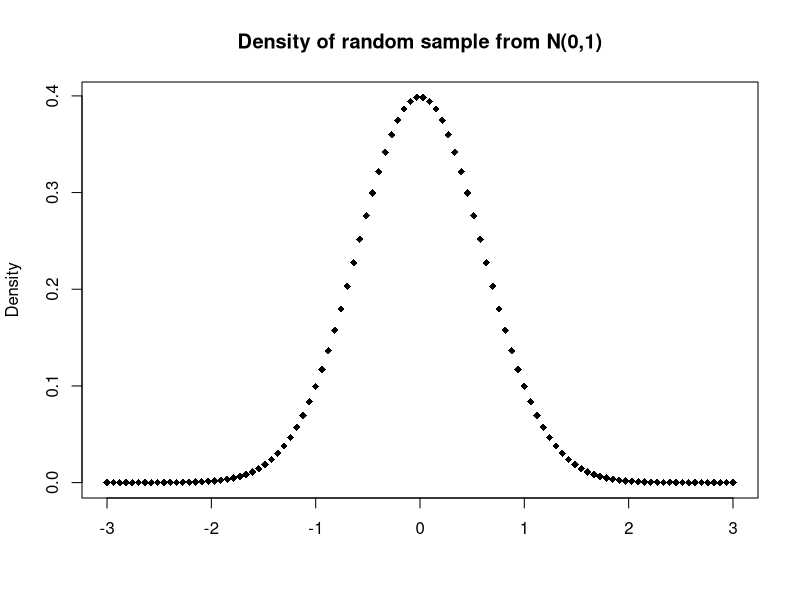
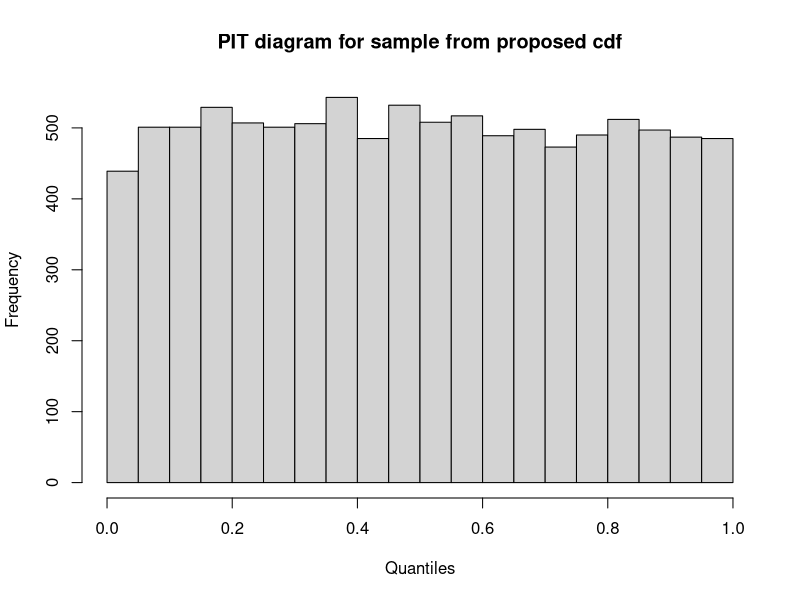
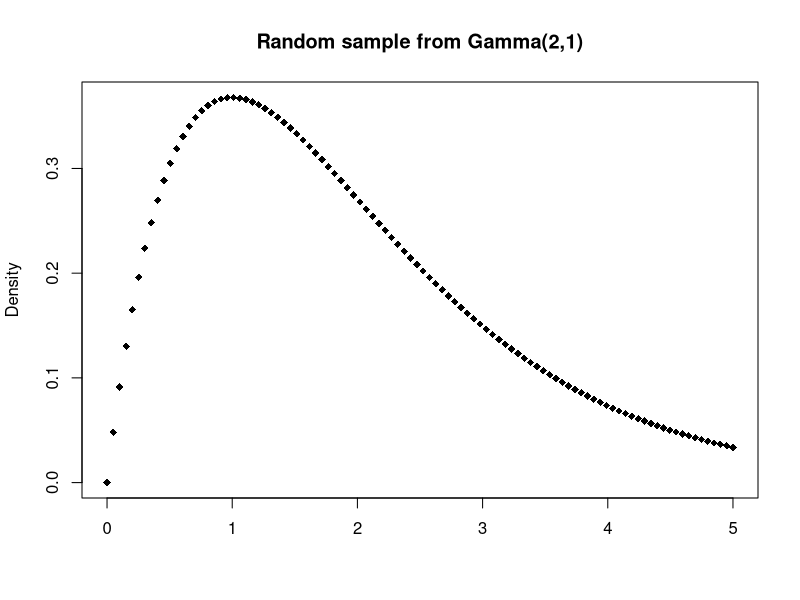
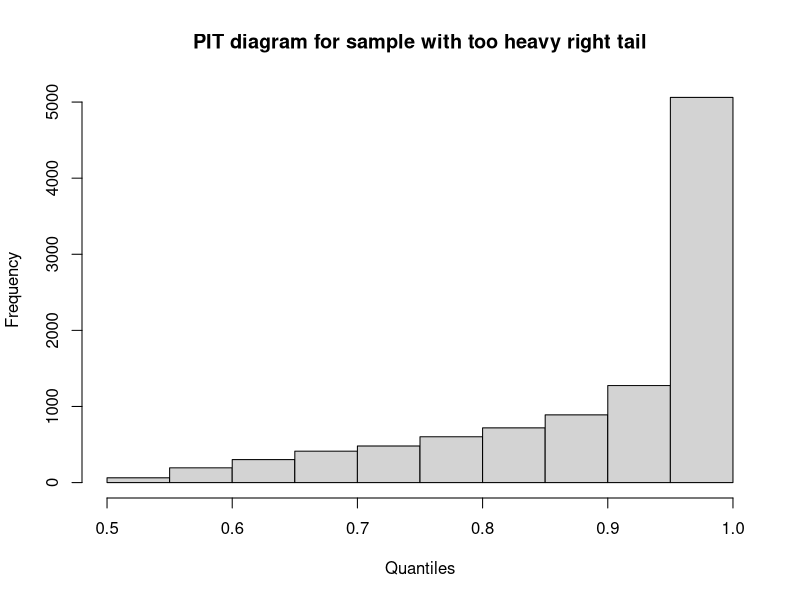
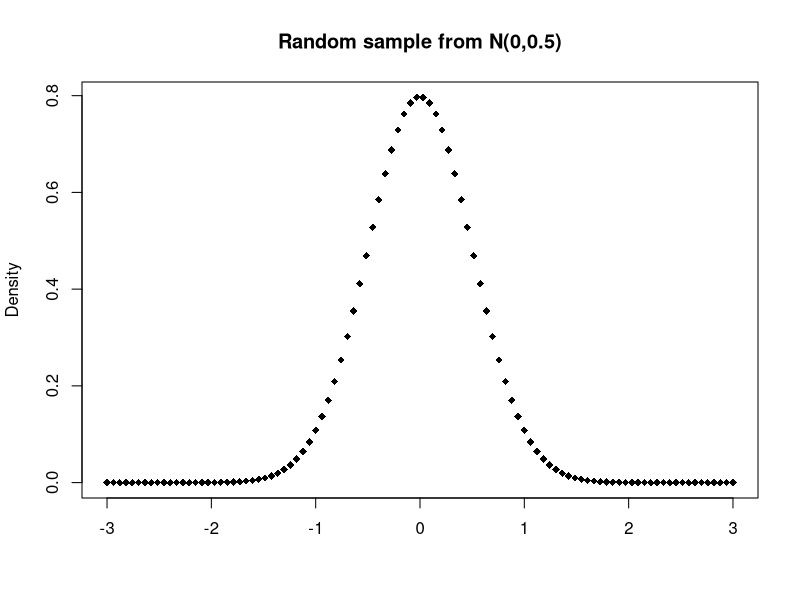
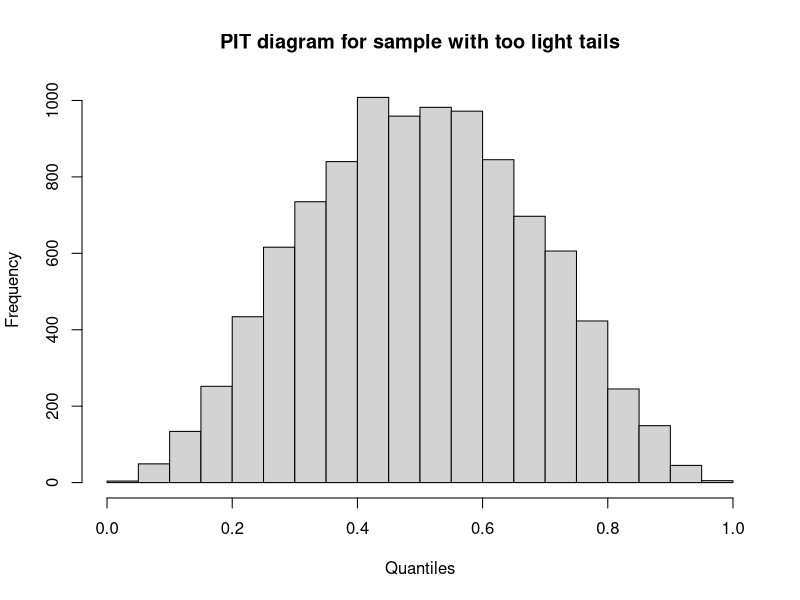
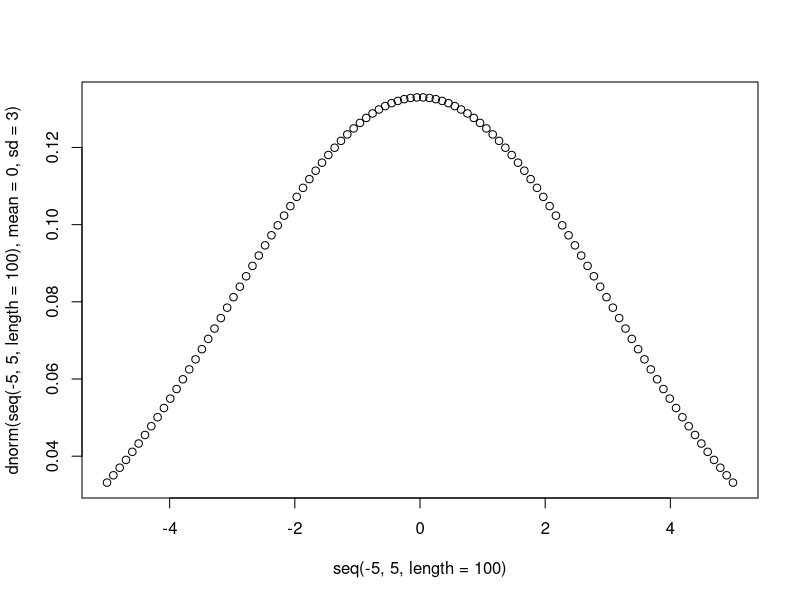
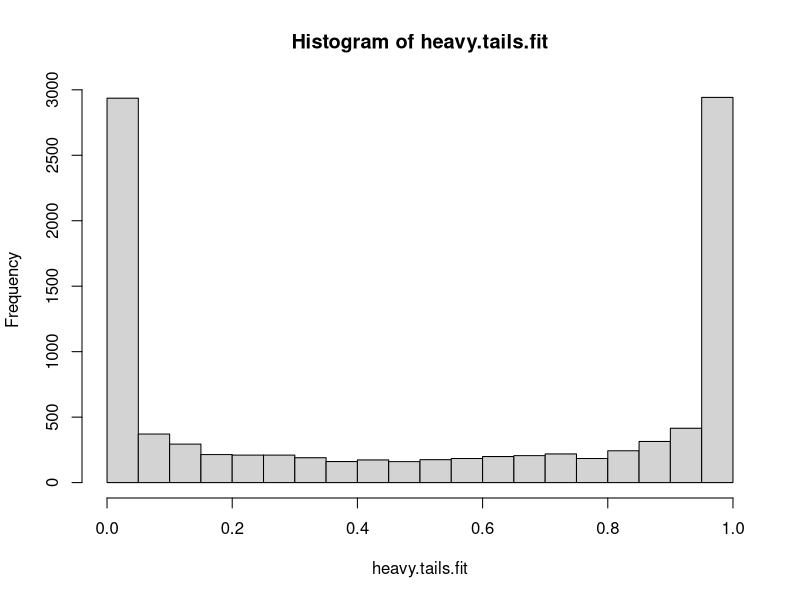

Write R code to recreate these figures, in order.


### True cdf
norm.sample <- rnorm(10000)

plot(seq(-3,3, length=100),dnorm(seq(-5,5, length=100),mean=0,sd=1),
     xlab=" ", ylab="Density",main="Density of random sample from N(0,1)", pch=18)
dev.copy(pdf,'~/figures/Theory/NormalSample.pdf') # Save the plot
dev.off()

good.fit.norm <- pnorm(norm.sample)
hist(good.fit.norm,
     main="PIT diagram for sample from proposed cdf", xlab="Quantiles")
dev.copy(pdf,'~/figures/Theory/PITtrueFit.pdf') # Save the plot
dev.off()

# alternative to quantiles: F({y_1, ... y_n})

### Heavy right tail
gamma.sample <- rgamma(10000, shape=2, scale=1)

plot(seq(0,5, length=100),dgamma(seq(0,5, length=100),shape=2,scale=1),
     pch=18, xlab=" ", ylab="Density", main="Random sample from Gamma(2,1)")
dev.copy(pdf,'~/figures/Theory/HeavyTailSample.pdf') # Save the plot
dev.off()

heavy.tail.fit <- pnorm(gamma.sample)
hist(heavy.tail.fit,
     main="PIT diagram for sample with too heavy right tail", xlab="Quantiles")

dev.copy(pdf,'~/figures/Theory/HeavyTail.pdf') # Save the plot
dev.off()

### Light tails
norm.light.sample <- rnorm(10000, mean=0, sd=0.5)

plot(seq(-3,3, length=100),dnorm(seq(-3,3, length=100),mean=0,sd=0.5), pch=18, xlab=" ", ylab="Density",
     main = "Random sample from N(0,0.5)")
dev.copy(pdf,'~/figures/Theory/LightsTailsSample.pdf') # Save the plot
dev.off()

light.tail.fit <- pnorm(norm.light.sample)
hist(light.tail.fit, main="PIT diagram for sample with too light tails", xlab = "Quantiles")
dev.copy(pdf,'~/figures/Theory/LightsTails.pdf') # Save the plot
dev.off()


### Heavy tails
norm.heavy.sample <- rnorm(10000, mean=0, sd=3)

plot(seq(-5,5, length=100),dnorm(seq(-5,5, length=100),mean=0,sd=3))

heavy.tails.fit <- pnorm(norm.heavy.sample)
hist(heavy.tails.fit)


